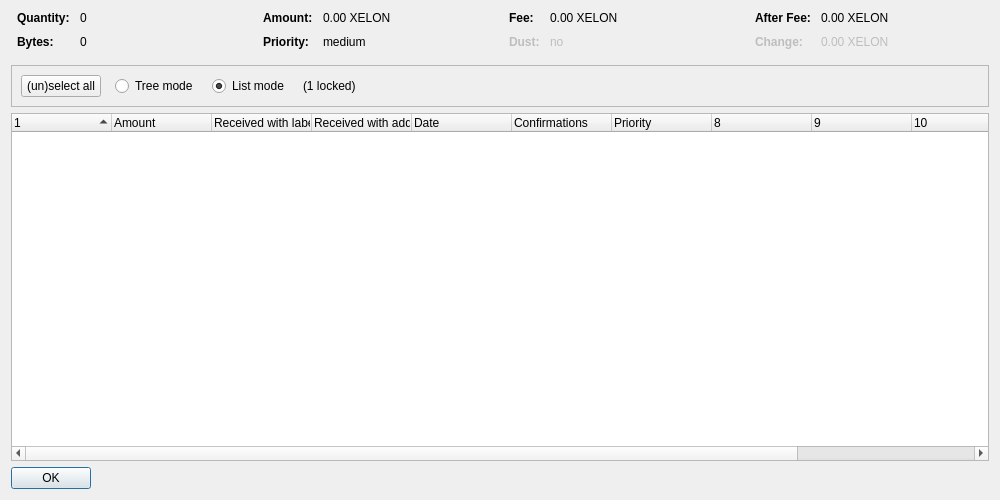
<?xml version="1.0" encoding="UTF-8"?>
<ui version="4.0">
 <class>CoinControlDialog</class>
 <widget class="QDialog" name="CoinControlDialog">
  <property name="geometry">
   <rect>
    <x>0</x>
    <y>0</y>
    <width>1000</width>
    <height>500</height>
   </rect>
  </property>
  <property name="windowTitle">
   <string>Coin Selection</string>
  </property>
  <layout class="QVBoxLayout" name="verticalLayout">
   <item>
    <layout class="QHBoxLayout" name="horizontalLayoutTop" stretch="0,0,0,0">
     <property name="topMargin">
      <number>0</number>
     </property>
     <property name="bottomMargin">
      <number>10</number>
     </property>
     <item>
      <layout class="QFormLayout" name="formLayoutCoinControl1">
       <property name="horizontalSpacing">
        <number>10</number>
       </property>
       <property name="verticalSpacing">
        <number>10</number>
       </property>
       <property name="leftMargin">
        <number>6</number>
       </property>
       <property name="rightMargin">
        <number>6</number>
       </property>
       <item row="0" column="0">
        <widget class="QLabel" name="labelCoinControlQuantityText">
         <property name="font">
          <font>
           <weight>75</weight>
           <bold>true</bold>
          </font>
         </property>
         <property name="text">
          <string>Quantity:</string>
         </property>
        </widget>
       </item>
       <item row="0" column="1">
        <widget class="QLabel" name="labelCoinControlQuantity">
         <property name="cursor">
          <cursorShape>IBeamCursor</cursorShape>
         </property>
         <property name="contextMenuPolicy">
          <enum>Qt::ActionsContextMenu</enum>
         </property>
         <property name="text">
          <string notr="true">0</string>
         </property>
         <property name="textInteractionFlags">
          <set>Qt::LinksAccessibleByMouse|Qt::TextSelectableByKeyboard|Qt::TextSelectableByMouse</set>
         </property>
        </widget>
       </item>
       <item row="1" column="0">
        <widget class="QLabel" name="labelCoinControlBytesText">
         <property name="font">
          <font>
           <weight>75</weight>
           <bold>true</bold>
          </font>
         </property>
         <property name="text">
          <string>Bytes:</string>
         </property>
        </widget>
       </item>
       <item row="1" column="1">
        <widget class="QLabel" name="labelCoinControlBytes">
         <property name="cursor">
          <cursorShape>IBeamCursor</cursorShape>
         </property>
         <property name="contextMenuPolicy">
          <enum>Qt::ActionsContextMenu</enum>
         </property>
         <property name="text">
          <string notr="true">0</string>
         </property>
         <property name="textInteractionFlags">
          <set>Qt::LinksAccessibleByMouse|Qt::TextSelectableByKeyboard|Qt::TextSelectableByMouse</set>
         </property>
        </widget>
       </item>
      </layout>
     </item>
     <item>
      <layout class="QFormLayout" name="formLayoutCoinControl2">
       <property name="horizontalSpacing">
        <number>10</number>
       </property>
       <property name="verticalSpacing">
        <number>10</number>
       </property>
       <property name="leftMargin">
        <number>6</number>
       </property>
       <property name="rightMargin">
        <number>6</number>
       </property>
       <item row="0" column="0">
        <widget class="QLabel" name="labelCoinControlAmountText">
         <property name="font">
          <font>
           <weight>75</weight>
           <bold>true</bold>
          </font>
         </property>
         <property name="text">
          <string>Amount:</string>
         </property>
        </widget>
       </item>
       <item row="0" column="1">
        <widget class="QLabel" name="labelCoinControlAmount">
         <property name="cursor">
          <cursorShape>IBeamCursor</cursorShape>
         </property>
         <property name="contextMenuPolicy">
          <enum>Qt::ActionsContextMenu</enum>
         </property>
         <property name="text">
          <string notr="true">0.00 XELON</string>
         </property>
         <property name="textInteractionFlags">
          <set>Qt::LinksAccessibleByMouse|Qt::TextSelectableByKeyboard|Qt::TextSelectableByMouse</set>
         </property>
        </widget>
       </item>
       <item row="1" column="0">
        <widget class="QLabel" name="labelCoinControlPriorityText">
         <property name="font">
          <font>
           <weight>75</weight>
           <bold>true</bold>
          </font>
         </property>
         <property name="text">
          <string>Priority:</string>
         </property>
        </widget>
       </item>
       <item row="1" column="1">
        <widget class="QLabel" name="labelCoinControlPriority">
         <property name="cursor">
          <cursorShape>IBeamCursor</cursorShape>
         </property>
         <property name="contextMenuPolicy">
          <enum>Qt::ActionsContextMenu</enum>
         </property>
         <property name="text">
          <string notr="true">medium</string>
         </property>
         <property name="textInteractionFlags">
          <set>Qt::LinksAccessibleByMouse|Qt::TextSelectableByKeyboard|Qt::TextSelectableByMouse</set>
         </property>
        </widget>
       </item>
      </layout>
     </item>
     <item>
      <layout class="QFormLayout" name="formLayoutCoinControl3">
       <property name="horizontalSpacing">
        <number>10</number>
       </property>
       <property name="verticalSpacing">
        <number>10</number>
       </property>
       <property name="leftMargin">
        <number>6</number>
       </property>
       <property name="rightMargin">
        <number>6</number>
       </property>
       <item row="0" column="0">
        <widget class="QLabel" name="labelCoinControlFeeText">
         <property name="font">
          <font>
           <weight>75</weight>
           <bold>true</bold>
          </font>
         </property>
         <property name="text">
          <string>Fee:</string>
         </property>
        </widget>
       </item>
       <item row="0" column="1">
        <widget class="QLabel" name="labelCoinControlFee">
         <property name="cursor">
          <cursorShape>IBeamCursor</cursorShape>
         </property>
         <property name="contextMenuPolicy">
          <enum>Qt::ActionsContextMenu</enum>
         </property>
         <property name="text">
          <string notr="true">0.00 XELON</string>
         </property>
         <property name="textInteractionFlags">
          <set>Qt::LinksAccessibleByMouse|Qt::TextSelectableByKeyboard|Qt::TextSelectableByMouse</set>
         </property>
        </widget>
       </item>
       <item row="1" column="0">
        <widget class="QLabel" name="labelCoinControlLowOutputText">
         <property name="enabled">
          <bool>false</bool>
         </property>
         <property name="font">
          <font>
           <weight>75</weight>
           <bold>true</bold>
          </font>
         </property>
         <property name="text">
          <string>Dust:</string>
         </property>
        </widget>
       </item>
       <item row="1" column="1">
        <widget class="QLabel" name="labelCoinControlLowOutput">
         <property name="enabled">
          <bool>false</bool>
         </property>
         <property name="cursor">
          <cursorShape>IBeamCursor</cursorShape>
         </property>
         <property name="contextMenuPolicy">
          <enum>Qt::ActionsContextMenu</enum>
         </property>
         <property name="text">
          <string notr="true">no</string>
         </property>
         <property name="textInteractionFlags">
          <set>Qt::LinksAccessibleByMouse|Qt::TextSelectableByKeyboard|Qt::TextSelectableByMouse</set>
         </property>
        </widget>
       </item>
      </layout>
     </item>
     <item>
      <layout class="QFormLayout" name="formLayoutCoinControl4">
       <property name="horizontalSpacing">
        <number>10</number>
       </property>
       <property name="verticalSpacing">
        <number>10</number>
       </property>
       <property name="leftMargin">
        <number>6</number>
       </property>
       <property name="rightMargin">
        <number>6</number>
       </property>
       <item row="0" column="0">
        <widget class="QLabel" name="labelCoinControlAfterFeeText">
         <property name="font">
          <font>
           <weight>75</weight>
           <bold>true</bold>
          </font>
         </property>
         <property name="text">
          <string>After Fee:</string>
         </property>
        </widget>
       </item>
       <item row="0" column="1">
        <widget class="QLabel" name="labelCoinControlAfterFee">
         <property name="cursor">
          <cursorShape>IBeamCursor</cursorShape>
         </property>
         <property name="contextMenuPolicy">
          <enum>Qt::ActionsContextMenu</enum>
         </property>
         <property name="text">
          <string notr="true">0.00 XELON</string>
         </property>
         <property name="textInteractionFlags">
          <set>Qt::LinksAccessibleByMouse|Qt::TextSelectableByKeyboard|Qt::TextSelectableByMouse</set>
         </property>
        </widget>
       </item>
       <item row="1" column="0">
        <widget class="QLabel" name="labelCoinControlChangeText">
         <property name="enabled">
          <bool>false</bool>
         </property>
         <property name="font">
          <font>
           <weight>75</weight>
           <bold>true</bold>
          </font>
         </property>
         <property name="text">
          <string>Change:</string>
         </property>
        </widget>
       </item>
       <item row="1" column="1">
        <widget class="QLabel" name="labelCoinControlChange">
         <property name="enabled">
          <bool>false</bool>
         </property>
         <property name="cursor">
          <cursorShape>IBeamCursor</cursorShape>
         </property>
         <property name="contextMenuPolicy">
          <enum>Qt::ActionsContextMenu</enum>
         </property>
         <property name="text">
          <string notr="true">0.00 XELON</string>
         </property>
         <property name="textInteractionFlags">
          <set>Qt::LinksAccessibleByMouse|Qt::TextSelectableByKeyboard|Qt::TextSelectableByMouse</set>
         </property>
        </widget>
       </item>
      </layout>
     </item>
    </layout>
   </item>
   <item>
    <widget class="QFrame" name="frame">
     <property name="minimumSize">
      <size>
       <width>0</width>
       <height>40</height>
      </size>
     </property>
     <property name="frameShape">
      <enum>QFrame::StyledPanel</enum>
     </property>
     <property name="frameShadow">
      <enum>QFrame::Sunken</enum>
     </property>
     <layout class="QHBoxLayout" name="horizontalLayout">
      <item>
       <layout class="QHBoxLayout" name="horizontalLayoutPanel" stretch="0,0,0,0,0">
        <property name="spacing">
         <number>14</number>
        </property>
        <item>
         <widget class="QPushButton" name="pushButtonSelectAll">
          <property name="sizePolicy">
           <sizepolicy hsizetype="Maximum" vsizetype="Fixed">
            <horstretch>0</horstretch>
            <verstretch>0</verstretch>
           </sizepolicy>
          </property>
          <property name="text">
           <string>(un)select all</string>
          </property>
          <property name="autoDefault">
           <bool>false</bool>
          </property>
         </widget>
        </item>
        <item>
         <widget class="QRadioButton" name="radioTreeMode">
          <property name="sizePolicy">
           <sizepolicy hsizetype="Maximum" vsizetype="Fixed">
            <horstretch>0</horstretch>
            <verstretch>0</verstretch>
           </sizepolicy>
          </property>
          <property name="text">
           <string>Tree mode</string>
          </property>
         </widget>
        </item>
        <item>
         <widget class="QRadioButton" name="radioListMode">
          <property name="sizePolicy">
           <sizepolicy hsizetype="Maximum" vsizetype="Fixed">
            <horstretch>0</horstretch>
            <verstretch>0</verstretch>
           </sizepolicy>
          </property>
          <property name="text">
           <string>List mode</string>
          </property>
          <property name="checked">
           <bool>true</bool>
          </property>
         </widget>
        </item>
        <item>
         <widget class="QLabel" name="labelLocked">
          <property name="text">
           <string notr="true">(1 locked)</string>
          </property>
         </widget>
        </item>
        <item>
         <spacer name="horizontalSpacer">
          <property name="orientation">
           <enum>Qt::Horizontal</enum>
          </property>
          <property name="sizeHint" stdset="0">
           <size>
            <width>40</width>
            <height>20</height>
           </size>
          </property>
         </spacer>
        </item>
       </layout>
      </item>
     </layout>
    </widget>
   </item>
   <item>
    <widget class="CoinControlTreeWidget" name="treeWidget">
     <property name="contextMenuPolicy">
      <enum>Qt::CustomContextMenu</enum>
     </property>
     <property name="sortingEnabled">
      <bool>false</bool>
     </property>
     <property name="columnCount">
      <number>12</number>
     </property>
     <attribute name="headerShowSortIndicator" stdset="0">
      <bool>true</bool>
     </attribute>
     <attribute name="headerStretchLastSection">
      <bool>false</bool>
     </attribute>
     <column>
      <property name="text">
       <string/>
      </property>
     </column>
     <column>
      <property name="text">
       <string>Amount</string>
      </property>
     </column>
     <column>
      <property name="text">
       <string>Received with label</string>
      </property>
     </column>
     <column>
      <property name="text">
       <string>Received with address</string>
      </property>
     </column>
     <column>
      <property name="text">
       <string>Date</string>
      </property>
     </column>
     <column>
      <property name="text">
       <string>Confirmations</string>
      </property>
      <property name="toolTip">
       <string>Confirmed</string>
      </property>
     </column>
     <column>
      <property name="text">
       <string>Priority</string>
      </property>
     </column>
     <column>
      <property name="text">
       <string/>
      </property>
     </column>
     <column>
      <property name="text">
       <string/>
      </property>
     </column>
     <column>
      <property name="text">
       <string/>
      </property>
     </column>
     <column>
      <property name="text">
       <string/>
      </property>
     </column>
     <column>
      <property name="text">
       <string/>
      </property>
     </column>
    </widget>
   </item>
   <item>
    <widget class="QDialogButtonBox" name="buttonBox">
     <property name="sizePolicy">
      <sizepolicy hsizetype="Maximum" vsizetype="Fixed">
       <horstretch>0</horstretch>
       <verstretch>0</verstretch>
      </sizepolicy>
     </property>
     <property name="orientation">
      <enum>Qt::Horizontal</enum>
     </property>
     <property name="standardButtons">
      <set>QDialogButtonBox::Ok</set>
     </property>
    </widget>
   </item>
  </layout>
 </widget>
 <customwidgets>
  <customwidget>
   <class>CoinControlTreeWidget</class>
   <extends>QTreeWidget</extends>
   <header>coincontroltreewidget.h</header>
  </customwidget>
 </customwidgets>
 <resources/>
 <connections/>
</ui>
